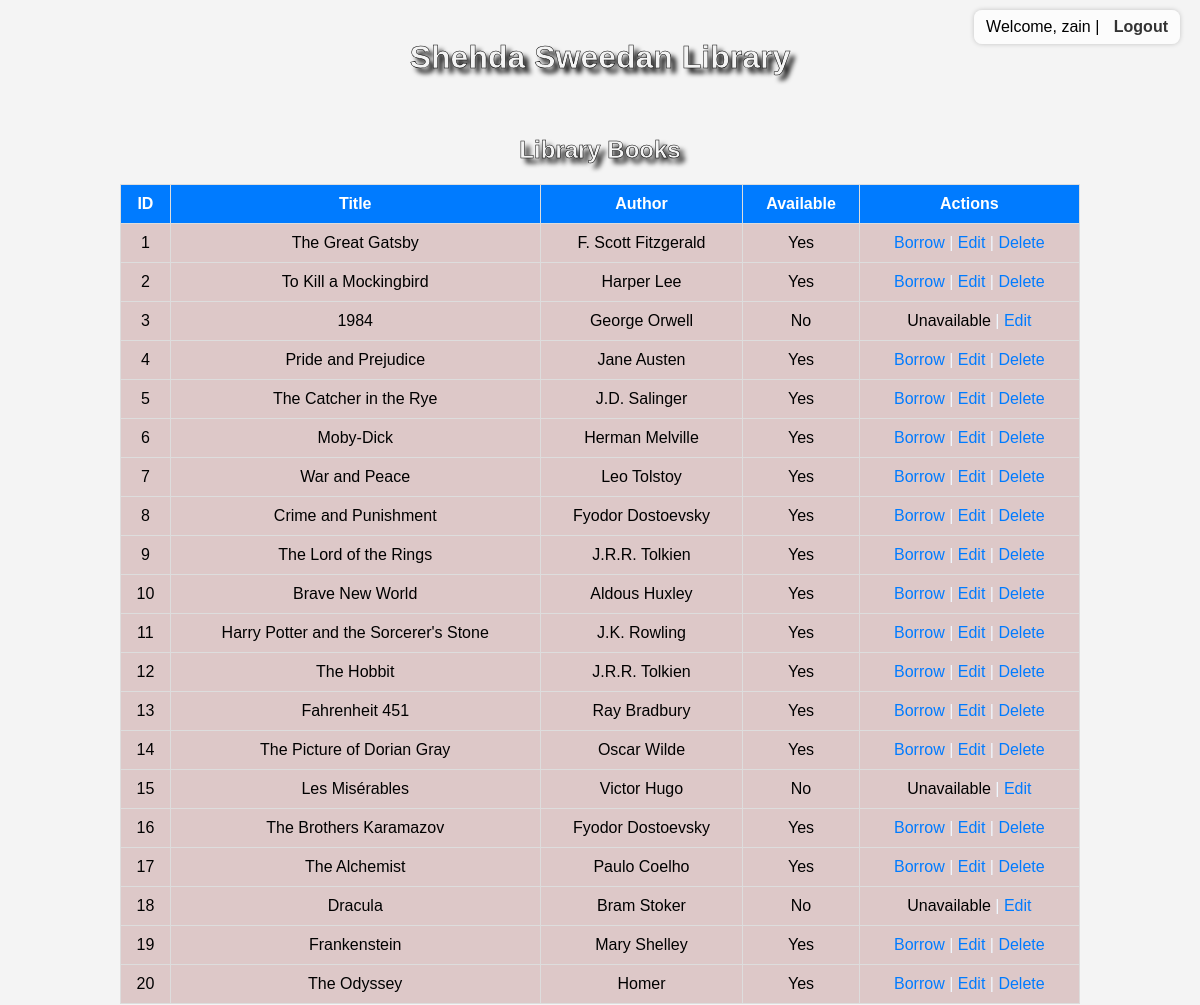
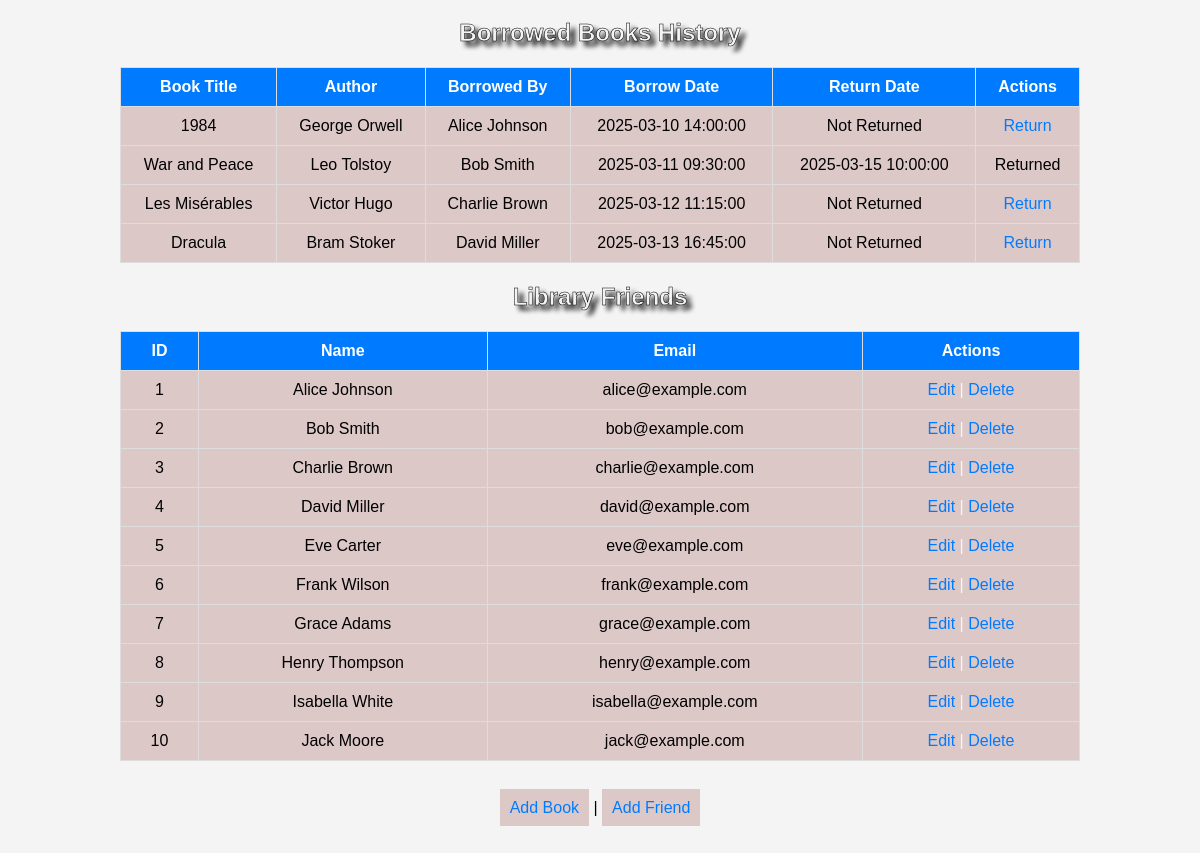
The app's page /index.php (signed in) with its own data (2 pictures, top to bottom).
### tables this page shows
CREATE TABLE IF NOT EXISTS books (
    id INT AUTO_INCREMENT PRIMARY KEY,
    title VARCHAR(255) NOT NULL,
    author VARCHAR(255) NOT NULL,
    available BOOLEAN DEFAULT 1
);

CREATE TABLE IF NOT EXISTS borrows (
    id INT AUTO_INCREMENT PRIMARY KEY,
    friend_id INT NOT NULL,
    book_id INT NOT NULL,
    borrow_date DATETIME DEFAULT CURRENT_TIMESTAMP,
    return_date DATETIME DEFAULT NULL,
    FOREIGN KEY (friend_id) REFERENCES friends(id) ON DELETE CASCADE,
    FOREIGN KEY (book_id) REFERENCES books(id) ON DELETE CASCADE
);

CREATE TABLE IF NOT EXISTS friends (
    id INT AUTO_INCREMENT PRIMARY KEY,
    name VARCHAR(255) NOT NULL,
    email VARCHAR(255) UNIQUE NOT NULL
);

### index.php (the view, shortened to what this page needs)
<?php
require_once "db_connect.php";
$books = $conn->query("SELECT * FROM books");
$friends_result = $conn->query("SELECT * FROM friends");
$borrowed_books = $conn->query("
    SELECT borrows.id, books.title, books.author, friends.name, borrows.borrow_date, borrows.return_date
    FROM borrows
    JOIN books ON borrows.book_id = books.id
    JOIN friends ON borrows.friend_id = friends.id
");
?>
<!DOCTYPE html>
<html lang="en">
<head>
    <link rel="stylesheet" href="style.css">
</head>
<body>
    <div class="admin-info">
        Welcome, <?php echo htmlspecialchars($_SESSION['admin']); ?> |
        <a href="logout.php">Logout</a>
    </div>
    <br>
    <h1>Shehda Sweedan Library</h1>
    <br>
    <h2>Library Books</h2>
    <table border="1">
        <tr>
            <th>ID</th>
            <th>Title</th>
            <th>Author</th>
            <th>Available</th>
            <th>Actions</th>
        </tr>
        <?php while ($row = $books->fetch_assoc()): ?>
            <tr>
                <td><?= $row['id'] ?></td>
                <td><?= $row['title'] ?></td>
                <td><?= $row['author'] ?></td>
                <td><?= $row['available'] ? 'Yes' : 'No' ?></td>
                <td>
                    <?php if ($row['available']): ?> <a href="borrow.php?book_id=<?php echo $row['id']; ?>">Borrow</a>
                    <?php else: ?>Unavailable<?php endif; ?> <span style="color: aliceblue">|</span>
                    <a href="edit_book.php?id=<?= $row['id'] ?>">Edit</a>
                    <?php if ($row['available']): ?> <span style="color: aliceblue">|</span> <a
                            href="delete_book.php?id=<?php echo $row['id']; ?>" onclick="return confirm('Are you sure?')">
                            Delete</a>
                    <?php else: ?>     <?php endif; ?>
                </td>
            </tr>
        <?php endwhile; ?>
    </table>
    <h2>Borrowed Books History</h2>
    <table border="1">
        <tr>
            <th>Book Title</th>
            <th>Author</th>
            <th>Borrowed By</th>
            <th>Borrow Date</th>
            <th>Return Date</th>
            <th>Actions</th>
        </tr>
        <?php while ($row = $borrowed_books->fetch_assoc()): ?>
            <tr>
                <td><?= $row['title'] ?></td>
                <td><?= $row['author'] ?></td>
                <td><?= $row['name'] ?></td>
                <td><?= $row['borrow_date'] ?></td>
                <td><?= $row['return_date'] ?: 'Not Returned' ?></td>
                <td>
                    <?php if (!$row['return_date']): ?> <a href="return.php?borrow_id=<?php echo $row['id']; ?>">Return</a>
                    <?php else: ?>Returned<?php endif; ?>
                </td>
            </tr>
        <?php endwhile; ?>
    </table>
    <h2>Library Friends</h2>
    <table border="1">
        <tr>
            <th>ID</th>
            <th>Name</th>
            <th>Email</th>
            <th>Actions</th>
        </tr>
        <?php while ($row = $friends_result->fetch_assoc()): ?>
            <tr>
                <td><?php echo $row['id']; ?></td>
                <td><?php echo $row['name']; ?></td>
                <td><?php echo $row['email']; ?></td>
                <td>
                    <a href="edit_friend.php?id=<?= $row['id'] ?>">Edit</a> <span style="color: aliceblue">|</span>
                    <a href="delete_friend.php?id=<?= $row['id'] ?>" onclick="return confirm('Are you sure?')">Delete</a>
                </td>
            </tr>
        <?php endwhile; ?>
    </table>
    <br>
    <a class="a1" href="add_book.php">Add Book</a> |
    <a class="a1" href="add_friend.php">Add Friend</a>
    <br>
    <br>
    <br>
</body>
</html>

### style.css (style rules this page uses)
.admin-info { position: absolute; top: 10px; right: 20px; font-size: 16px; background-color: rgba(255, 255, 255, 0.7); padding: 8px 12px; border-radius: 8px; box-shadow: 0 0 5px rgba(0,0,0,0.2); }
.admin-info a { text-decoration: none; color: #333; font-weight: bold; margin-left: 10px; }
body { background-image: url('img1.jpg'); background-size: cover; background-position: center; background-attachment: fixed; background-color: #f4f4f4; font-family: Arial, sans-serif; margin: 0; padding: 0; text-align: center; }
table { width: 80%; margin: 20px auto; border-collapse: collapse; text-align: center; background: rgba(216, 191, 191, 0.822); }
th, td { padding: 10px; border: 1px solid #ddd; }
th { background-color: #007bff; color: white; }
a { text-decoration: none; color: #007bff; }
h1, h2 { color: #f4f4f4; text-shadow: 5px 5px 5px black; -webkit-text-stroke: 0.5px black; }
.a1 { padding: 10px; background: rgba(216, 191, 191, 0.822); }

### records on screen
books: id "1", title "The Great Gatsby", author "F. Scott Fitzgerald", available "Yes"
books: id "2", title "To Kill a Mockingbird", author "Harper Lee", available "Yes"
books: id "3", title "1984", author "George Orwell", available "No"
books: id "4", title "Pride and Prejudice", author "Jane Austen", available "Yes"
books: id "5", title "The Catcher in the Rye", author "J.D. Salinger", available "Yes"
books: id "6", title "Moby-Dick", author "Herman Melville", available "Yes"
books: id "7", title "War and Peace", author "Leo Tolstoy", available "Yes"
books: id "8", title "Crime and Punishment", author "Fyodor Dostoevsky", available "Yes"
books: id "9", title "The Lord of the Rings", author "J.R.R. Tolkien", available "Yes"
books: id "10", title "Brave New World", author "Aldous Huxley", available "Yes"
books: id "11", title "Harry Potter and the Sorcerer's Stone", author "J.K. Rowling", available "Yes"
books: id "12", title "The Hobbit", author "J.R.R. Tolkien", available "Yes"
books: id "13", title "Fahrenheit 451", author "Ray Bradbury", available "Yes"
books: id "14", title "The Picture of Dorian Gray", author "Oscar Wilde", available "Yes"
books: id "15", title "Les Misérables", author "Victor Hugo", available "No"
books: id "16", title "The Brothers Karamazov", author "Fyodor Dostoevsky", available "Yes"
books: id "17", title "The Alchemist", author "Paulo Coelho", available "Yes"
books: id "18", title "Dracula", author "Bram Stoker", available "No"
books: id "19", title "Frankenstein", author "Mary Shelley", available "Yes"
books: id "20", title "The Odyssey", author "Homer", available "Yes"
borrows: book.title "1984", book.author "George Orwell", friend.name "Alice Johnson", borrow_date "2025-03-10 14:00:00", return_date "Not Returned"
borrows: book.title "War and Peace", book.author "Leo Tolstoy", friend.name "Bob Smith", borrow_date "2025-03-11 09:30:00", return_date "2025-03-15 10:00:00", shows "Returned"
borrows: book.title "Les Misérables", book.author "Victor Hugo", friend.name "Charlie Brown", borrow_date "2025-03-12 11:15:00", return_date "Not Returned"
borrows: book.title "Dracula", book.author "Bram Stoker", friend.name "David Miller", borrow_date "2025-03-13 16:45:00", return_date "Not Returned"
friends: id "1", name "Alice Johnson", email "alice@example.com"
friends: id "2", name "Bob Smith", email "bob@example.com"
friends: id "3", name "Charlie Brown", email "charlie@example.com"
friends: id "4", name "David Miller", email "david@example.com"
friends: id "5", name "Eve Carter", email "eve@example.com"
friends: id "6", name "Frank Wilson", email "frank@example.com"
friends: id "7", name "Grace Adams", email "grace@example.com"
friends: id "8", name "Henry Thompson", email "henry@example.com"
friends: id "9", name "Isabella White", email "isabella@example.com"
friends: id "10", name "Jack Moore", email "jack@example.com"

### other values on screen
$_SESSION['admin'] "zain"
